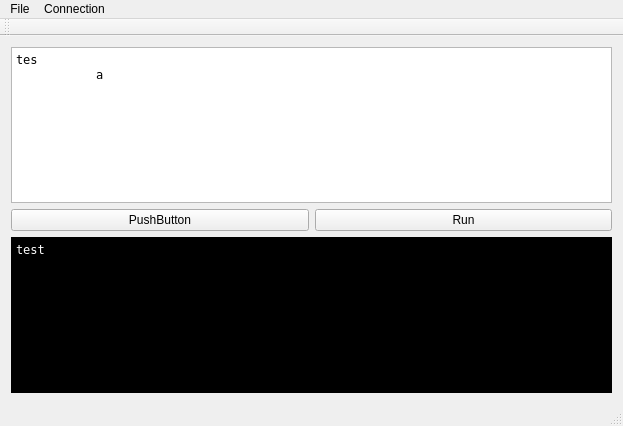
<?xml version="1.0" encoding="UTF-8"?>
<ui version="4.0">
 <class>MainWindow</class>
 <widget class="QMainWindow" name="MainWindow">
  <property name="geometry">
   <rect>
    <x>0</x>
    <y>0</y>
    <width>623</width>
    <height>426</height>
   </rect>
  </property>
  <property name="windowTitle">
   <string>MainWindow</string>
  </property>
  <widget class="QWidget" name="centralWidget">
   <layout class="QVBoxLayout" name="verticalLayout_2">
    <item>
     <widget class="QWidget" name="widget_2" native="true">
      <layout class="QVBoxLayout" name="verticalLayout">
       <property name="leftMargin">
        <number>0</number>
       </property>
       <property name="topMargin">
        <number>0</number>
       </property>
       <property name="rightMargin">
        <number>0</number>
       </property>
       <property name="bottomMargin">
        <number>0</number>
       </property>
       <item>
        <widget class="QPlainTextEdit" name="tbCode">
         <property name="font">
          <font>
           <family>DejaVu Sans Mono</family>
          </font>
         </property>
         <property name="plainText">
          <string>tes
	a</string>
         </property>
        </widget>
       </item>
      </layout>
     </widget>
    </item>
    <item>
     <layout class="QHBoxLayout" name="horizontalLayout">
      <item>
       <widget class="QPushButton" name="pushButton_2">
        <property name="text">
         <string>PushButton</string>
        </property>
       </widget>
      </item>
      <item>
       <widget class="QPushButton" name="bRun">
        <property name="text">
         <string>Run</string>
        </property>
       </widget>
      </item>
     </layout>
    </item>
    <item>
     <widget class="QWidget" name="widget" native="true">
      <layout class="QGridLayout" name="gridLayout">
       <property name="leftMargin">
        <number>0</number>
       </property>
       <property name="topMargin">
        <number>0</number>
       </property>
       <property name="rightMargin">
        <number>0</number>
       </property>
       <property name="bottomMargin">
        <number>0</number>
       </property>
       <item row="0" column="0">
        <widget class="QPlainTextEdit" name="tbConsole">
         <property name="font">
          <font>
           <family>DejaVu Sans Mono</family>
          </font>
         </property>
         <property name="styleSheet">
          <string notr="true">background-color: rgb(0, 0, 0);
color: rgb(255, 255, 255);</string>
         </property>
         <property name="readOnly">
          <bool>true</bool>
         </property>
         <property name="plainText">
          <string>test</string>
         </property>
        </widget>
       </item>
      </layout>
     </widget>
    </item>
   </layout>
  </widget>
  <widget class="QMenuBar" name="menuBar">
   <property name="geometry">
    <rect>
     <x>0</x>
     <y>0</y>
     <width>623</width>
     <height>23</height>
    </rect>
   </property>
   <widget class="QMenu" name="menuFile">
    <property name="title">
     <string>File</string>
    </property>
    <addaction name="actionNew"/>
    <addaction name="actionOpen"/>
    <addaction name="actionSave"/>
    <addaction name="actionSave_As"/>
    <addaction name="separator"/>
    <addaction name="actionExit"/>
   </widget>
   <widget class="QMenu" name="menuConnection">
    <property name="title">
     <string>Connection</string>
    </property>
    <addaction name="actionConnect"/>
    <addaction name="actionDisconnect"/>
    <addaction name="actionSettings"/>
   </widget>
   <addaction name="menuFile"/>
   <addaction name="menuConnection"/>
  </widget>
  <widget class="QToolBar" name="mainToolBar">
   <attribute name="toolBarArea">
    <enum>TopToolBarArea</enum>
   </attribute>
   <attribute name="toolBarBreak">
    <bool>false</bool>
   </attribute>
  </widget>
  <widget class="QStatusBar" name="statusBar"/>
  <action name="actionNew">
   <property name="text">
    <string>New</string>
   </property>
  </action>
  <action name="actionOpen">
   <property name="text">
    <string>Open...</string>
   </property>
  </action>
  <action name="actionSave">
   <property name="text">
    <string>Save</string>
   </property>
  </action>
  <action name="actionSave_As">
   <property name="text">
    <string>Save As...</string>
   </property>
  </action>
  <action name="actionExit">
   <property name="text">
    <string>Exit</string>
   </property>
  </action>
  <action name="actionConnect">
   <property name="text">
    <string>Connect</string>
   </property>
   <property name="statusTip">
    <string/>
   </property>
  </action>
  <action name="actionSettings">
   <property name="text">
    <string>Settings...</string>
   </property>
  </action>
  <action name="actionDisconnect">
   <property name="text">
    <string>Disconnect</string>
   </property>
  </action>
 </widget>
 <layoutdefault spacing="6" margin="11"/>
 <resources/>
 <connections/>
</ui>
